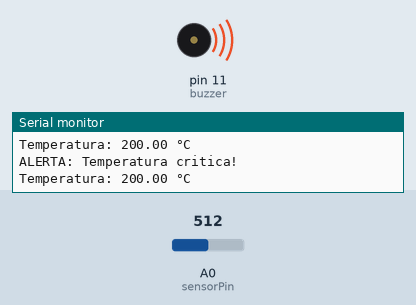
A sketch run on a simulated Arduino Uno, built with avr-gcc and run on an emulated ATmega328P. On the bench: buzzer (waves = sounding, pin HIGH), the last lines printed to the serial monitor. The test bench sets the inputs (shaded band); at power-on: A0 (sensorPin) = 512.

Above: at 1.8 s.
1.9 s: A0 (sensorPin) set to 305
3.4 s: A0 (sensorPin) set to 276
At 5.1 s:
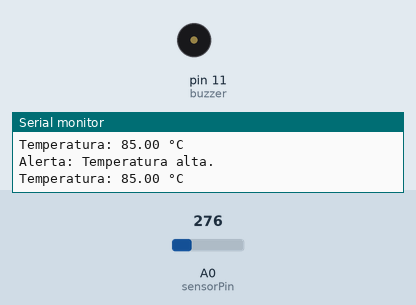
5.5 s: A0 (sensorPin) set to 306
At 6.7 s:
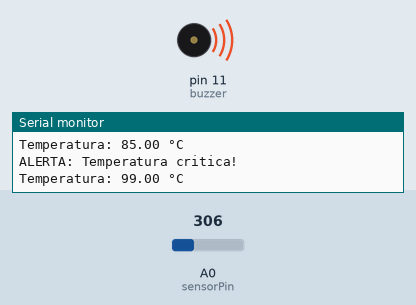
7.5 s: A0 (sensorPin) set to 122
At 9.4 s:
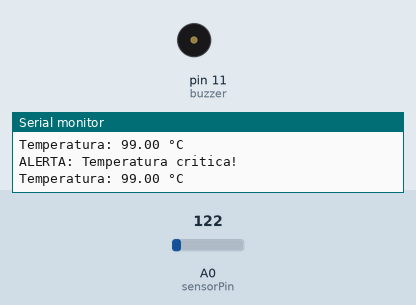
Timing chart, 0 to 10.5 s (numbered marks = the images above; inputs shaded):
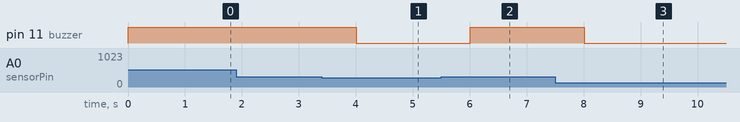

The sketch:

Lab-8.ino
```cpp
// C++ code
//
int buzzer = 11;
int sensorPin = A0;

void setup()
{
  pinMode(buzzer, OUTPUT);
  pinMode(sensorPin, INPUT);
  Serial.begin(9600);
}

void loop()
{
  float sensorTempValue = analogRead(sensorPin);
  float temperaturaC = sensorTempValue * 5.0 / 1024.0;
  temperaturaC = (temperaturaC - 0.5) * 100;
  temperaturaC = round(temperaturaC);

  if (temperaturaC > 90.0) {
    digitalWrite(buzzer, HIGH);
    Serial.println("ALERTA: Temperatura critica!");
    Serial.print("Temperatura: ");
    Serial.print(temperaturaC);
    Serial.println(" °C");
  } else if (temperaturaC > 30.0) {
    Serial.println("Alerta: Temperatura alta.");
    Serial.print("Temperatura: ");
    Serial.print(temperaturaC);
    Serial.println(" °C");
    digitalWrite(buzzer, LOW);
  } else {
    digitalWrite(buzzer, LOW);
  }

  delay(1000);
}
```

Measured:
- the behaviour switches between 288 and 287 on A0 (sensorPin) (found by bisection; images 0 and 1)
- after the input at 3.4 s, pin 11 (buzzer): HIGH → LOW after 0.61 s
- after the input at 5.5 s, pin 11 (buzzer): LOW → HIGH after 0.51 s
- after the input at 7.5 s, pin 11 (buzzer): HIGH → LOW after 0.51 s
